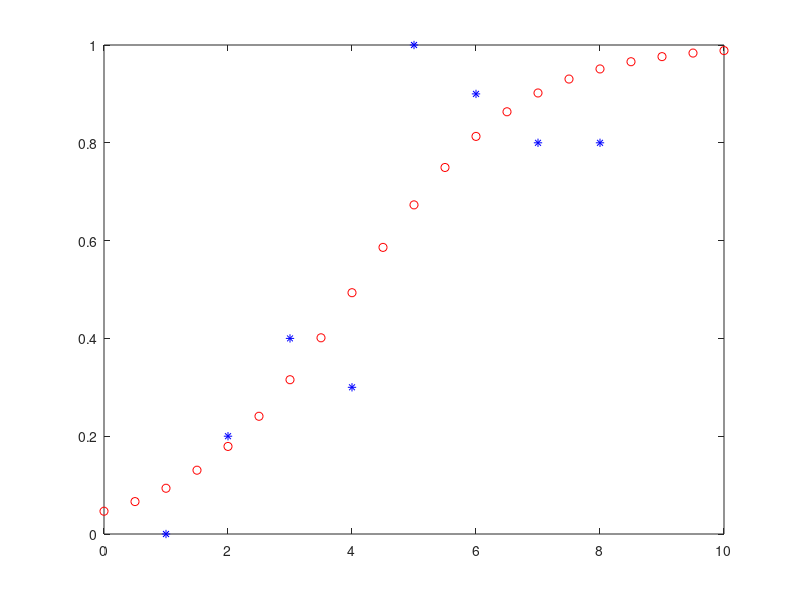

MATLAB code for this plot:
day = [1	2	3	4	5	6	7	8];
value = [0	2	4	3	10	9	8	8];
value = (value - min(value))./(max(value) - min(value));

DATA = [day ;
       value];
   
a=0.001;
lambda =0.02;
%************************************************************************
DATA = DATA';
[m,n]=size(DATA);
x = [ones(m,1),DATA(:,1:end-1)];
y = DATA(:,end);
theta = zeros(1,n);
x4show = [ones(21,1),(0:0.5:10)'];  % just for test
plot(DATA(:,1),DATA(:,2),'b*');
hold on
for i = 1:1000
h_theta_x = 1./(1+exp(-theta*x'));
theta = theta - a*(h_theta_x-y')*x+(lambda/m).*theta;
J_theta_x = (-1/m)*sum(y*log(h_theta_x)+(1-y)*log(1-h_theta_x));
%plot(0:0.5:10,1./(1+exp(-theta*x4show')));
end
plot(0:0.5:10,1./(1+exp(-theta*x4show')),'or');
ANSWER = -theta(1)/theta(2)
ANSWER3_4 = (-theta(1)-log(1/3))/theta(2)